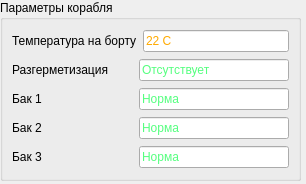
<?xml version="1.0" encoding="UTF-8"?>
<ui version="4.0">
 <class>Form</class>
 <widget class="QWidget" name="Form">
  <property name="geometry">
   <rect>
    <x>0</x>
    <y>0</y>
    <width>306</width>
    <height>184</height>
   </rect>
  </property>
  <property name="minimumSize">
   <size>
    <width>300</width>
    <height>180</height>
   </size>
  </property>
  <property name="maximumSize">
   <size>
    <width>16777215</width>
    <height>16777215</height>
   </size>
  </property>
  <property name="windowTitle">
   <string>Form</string>
  </property>
  <widget class="QGroupBox" name="groupBox">
   <property name="geometry">
    <rect>
     <x>0</x>
     <y>0</y>
     <width>301</width>
     <height>181</height>
    </rect>
   </property>
   <property name="minimumSize">
    <size>
     <width>301</width>
     <height>181</height>
    </size>
   </property>
   <property name="maximumSize">
    <size>
     <width>16777215</width>
     <height>16777215</height>
    </size>
   </property>
   <property name="title">
    <string>Параметры корабля</string>
   </property>
   <layout class="QVBoxLayout" name="verticalLayout">
    <item>
     <layout class="QHBoxLayout" name="horizontalLayout_5">
      <item>
       <widget class="QLabel" name="label">
        <property name="text">
         <string>Температура на борту</string>
        </property>
       </widget>
      </item>
      <item>
       <widget class="QLineEdit" name="lineEdit">
        <property name="styleSheet">
         <string notr="true">color: rgb(255, 170, 0);</string>
        </property>
        <property name="text">
         <string>22 С</string>
        </property>
       </widget>
      </item>
     </layout>
    </item>
    <item>
     <layout class="QHBoxLayout" name="horizontalLayout_4">
      <item>
       <widget class="QLabel" name="label_2">
        <property name="text">
         <string>Разгерметизация</string>
        </property>
       </widget>
      </item>
      <item>
       <spacer name="horizontalSpacer">
        <property name="orientation">
         <enum>Qt::Orientation::Horizontal</enum>
        </property>
        <property name="sizeHint" stdset="0">
         <size>
          <width>40</width>
          <height>20</height>
         </size>
        </property>
       </spacer>
      </item>
      <item>
       <widget class="QLineEdit" name="lineEdit_2">
        <property name="sizePolicy">
         <sizepolicy hsizetype="MinimumExpanding" vsizetype="Fixed">
          <horstretch>0</horstretch>
          <verstretch>0</verstretch>
         </sizepolicy>
        </property>
        <property name="minimumSize">
         <size>
          <width>150</width>
          <height>0</height>
         </size>
        </property>
        <property name="styleSheet">
         <string notr="true">color: rgb(85, 255, 127);</string>
        </property>
        <property name="text">
         <string>Отсутствует</string>
        </property>
       </widget>
      </item>
     </layout>
    </item>
    <item>
     <layout class="QHBoxLayout" name="horizontalLayout_3">
      <item>
       <widget class="QLabel" name="label_3">
        <property name="text">
         <string>Бак 1</string>
        </property>
       </widget>
      </item>
      <item>
       <spacer name="horizontalSpacer_2">
        <property name="orientation">
         <enum>Qt::Orientation::Horizontal</enum>
        </property>
        <property name="sizeHint" stdset="0">
         <size>
          <width>40</width>
          <height>20</height>
         </size>
        </property>
       </spacer>
      </item>
      <item>
       <widget class="QLineEdit" name="lineEdit_3">
        <property name="minimumSize">
         <size>
          <width>150</width>
          <height>0</height>
         </size>
        </property>
        <property name="styleSheet">
         <string notr="true">color: rgb(85, 255, 127);</string>
        </property>
        <property name="text">
         <string>Норма</string>
        </property>
       </widget>
      </item>
     </layout>
    </item>
    <item>
     <layout class="QHBoxLayout" name="horizontalLayout_2">
      <item>
       <widget class="QLabel" name="label_4">
        <property name="text">
         <string>Бак 2</string>
        </property>
       </widget>
      </item>
      <item>
       <spacer name="horizontalSpacer_3">
        <property name="orientation">
         <enum>Qt::Orientation::Horizontal</enum>
        </property>
        <property name="sizeHint" stdset="0">
         <size>
          <width>40</width>
          <height>20</height>
         </size>
        </property>
       </spacer>
      </item>
      <item>
       <widget class="QLineEdit" name="lineEdit_4">
        <property name="minimumSize">
         <size>
          <width>150</width>
          <height>0</height>
         </size>
        </property>
        <property name="styleSheet">
         <string notr="true">color: rgb(85, 255, 127);
</string>
        </property>
        <property name="text">
         <string>Норма</string>
        </property>
       </widget>
      </item>
     </layout>
    </item>
    <item>
     <layout class="QHBoxLayout" name="horizontalLayout">
      <item>
       <widget class="QLabel" name="label_5">
        <property name="text">
         <string>Бак 3</string>
        </property>
       </widget>
      </item>
      <item>
       <spacer name="horizontalSpacer_4">
        <property name="orientation">
         <enum>Qt::Orientation::Horizontal</enum>
        </property>
        <property name="sizeHint" stdset="0">
         <size>
          <width>40</width>
          <height>20</height>
         </size>
        </property>
       </spacer>
      </item>
      <item>
       <widget class="QLineEdit" name="lineEdit_5">
        <property name="minimumSize">
         <size>
          <width>150</width>
          <height>0</height>
         </size>
        </property>
        <property name="styleSheet">
         <string notr="true">color: rgb(85, 255, 127);</string>
        </property>
        <property name="text">
         <string>Норма</string>
        </property>
       </widget>
      </item>
     </layout>
    </item>
   </layout>
  </widget>
 </widget>
 <resources/>
 <connections/>
</ui>
